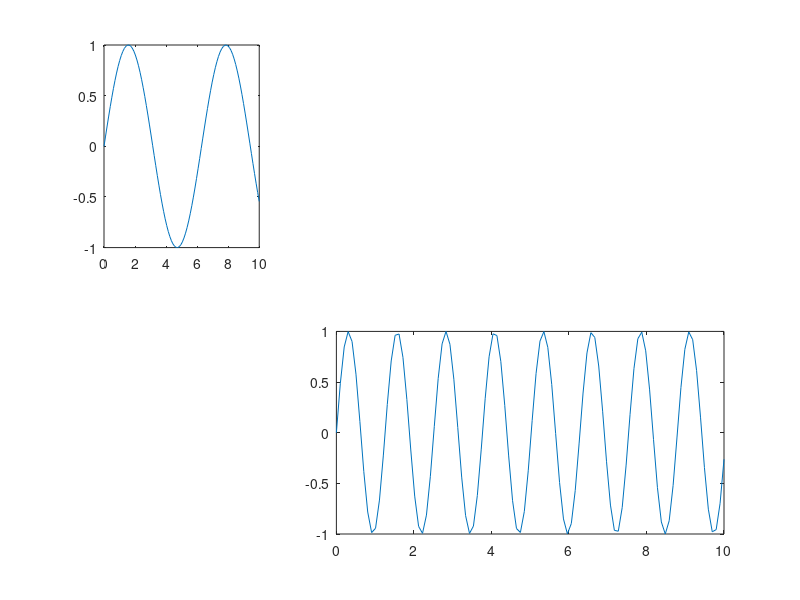

This figure's MATLAB source:
clear all
close all
subplot(2,3,1);
x = linspace(0,10);
y1 = sin(x);
plot(x,y1)

subplot(2,3,[5,6]); 
y2 = sin(5*x);
plot(x,y2)